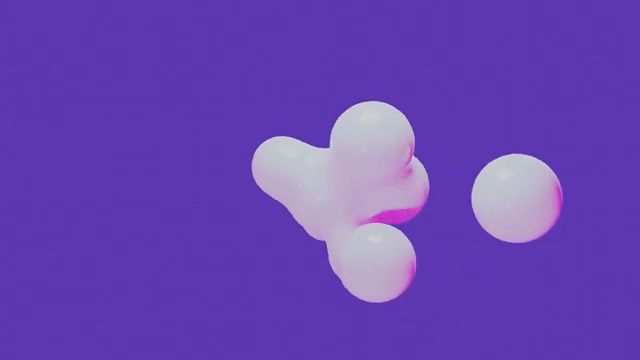
#> input picture frame 16 of images/test images/merging_bubbles_animation.mp4, 640 x 360 px
$ python 'level set with gradient video.py'
#> lines starting #> are read from the running program, lines starting #| are printed output that depends on the picture
## level set with redistancing for contour tracking in video
# The idea is to change F at each frame and have both phi and level set evolve to change the shape of the curve.
# Doesn't work well ...
# computes a level set wit doing redistancing as the signed distance function
# therefore the function is saved
# the F velocity is proportional to the gradient of image
# this way the level set stops at the edges of the image
#

import numpy as np
import matplotlib.pyplot as plt
import cv2 as cv
from PIL import Image
from scipy import ndimage
import skfmm

# path of the video to analyse
path_source = 'images/test images/merging_bubbles_animation.mp4'
# path of the 3D frames
path = 'images/merging bubbles animation/image 3D{}.png'
# path of the 2D frames of contour
path_contour = 'images/merging bubbles animation/image contour{}.png'
# path of the gif
path_gif = 'images/merging bubbles animation/out.gif'
# vertical starting point
v_start = 0
# vertical max value of the 3d plot
v_max = 100
# number of iterations of the level set propagation
n_iter = 100
# number of frames to be saved
frames = 100
#step how many frames to skip for the animation. 1 keep all frames
step = 1
# delta t of time
dt = 0.05
# velocity of the surface that multiplies F(x,y)
v = 10.0
# every how many iterations perform redistancing
redistancing_iter = 5
# number of iterations of level sets to be run for each frame
n_iter_frame = 1


def grad(x):
    grad = np.array(np.gradient(x,edge_order=2))
    return grad

def norm(x, axis=0):
    return np.sqrt(np.sum(np.square(x), axis=axis))

def redistancing(phi):
    sd = skfmm.distance(phi, dx = 1)
    return sd

def intersect(z,c,eps):
    if z <= c+eps and z >=c-eps:
        return 1
    else:
        return 0
# stopping function for the level set.
def stopping_fun(x):
    return 1. / (1. + norm(grad(x))**2)

# concatenate the frames to make a gif
def get_concat_h(im1, im2):
    dst = Image.new('RGB', (im1.width + im2.width, im1.height))
    dst.paste(im1, (0, 0))
    dst.paste(im2, (im1.width, 0))
    return dst

def get_concat_v(im1, im2):
    dst = Image.new('RGB', (im1.width, im1.height + im2.height))
    dst.paste(im1, (0, 0))
    dst.paste(im2, (0, im1.height))
    return dst


# open the video flow
cap = cv.VideoCapture(path_source)
while not cap.isOpened():
    cap = cv.VideoCapture(path_source)
    cv.waitKey(1000)
    # print ("Wait for the header")

pos_frame = cap.get(cv.CAP_PROP_POS_FRAMES)

flag, img = cap.read()
#> img is the input picture: shape (360, 640, 3); mean B, G, R 179.9, 68.2, 104.7
if flag:
    # The frame is ready and already captured
    # cv.imshow('video', img)
    pos_frame = cap.get(cv.CAP_PROP_POS_FRAMES)
else:
    # The next frame is not ready, so we try to read it again
    cap.set(cv.CAP_PROP_POS_FRAMES, pos_frame-1)
    # It is better to wait for a while for the next frame to be ready
    cv.waitKey(1000)

img = cv.cvtColor(img, cv.COLOR_RGB2GRAY)
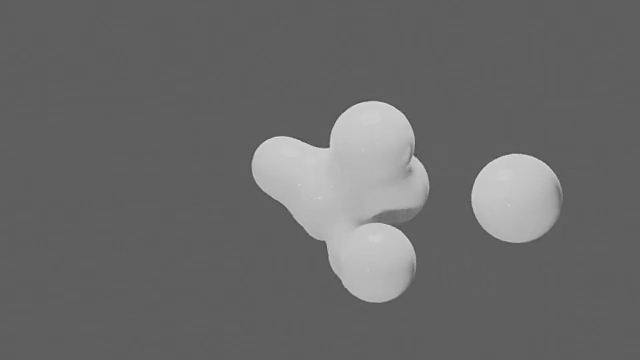
#> img: shape (360, 640); min 71, max 220, mean 105.6
# apply gaussian filter to img
img_gauss = ndimage.gaussian_filter(img, sigma=1)
# center on the mean
img_mean = img_gauss - np.mean(img_gauss)
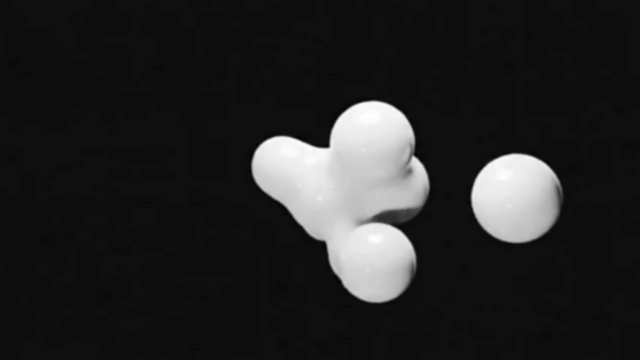
#> img_mean: shape (360, 640) float64; min -17.1, max 99.9, mean 0; drawn with min black and max white

# limits of the mesh, x start, x end, y start, y end
limits = [-int(img.shape[1]/2),int(img.shape[1]/2),-int(img.shape[0]/2),int(img.shape[0]/2)]
#> limits = [-320, 320, -180, 180]
# extend of the heatmap to plot
extent = [-int(img.shape[1]/2),int(img.shape[1]/2),-int(img.shape[0]/2),int(img.shape[0]/2)]
#> extent = [-320, 320, -180, 180]
# x = np.asarray([i for i in range(img.shape[0])] )
# y = np.asarray([i for i in range(img.shape[1])] )
x = np.linspace(-int(img.shape[1]/2),int(img.shape[1]/2)-1, img.shape[1])
#> x = 640 values from -320 to 319
y = np.linspace(-int(img.shape[0]/2),int(img.shape[0]/2)-1, img.shape[0])
#> y = 360 values from -180 to 179
x,y = np.meshgrid(x,y)


# initial shape
# circle in this case
# z = grad(img_mean)
# z = z-np.mean(z)

# phi surface function as distance from level set 0 the the image
#> (the run stopped early here; a loop or call above may not have finished)

$ run again, starting later in the video
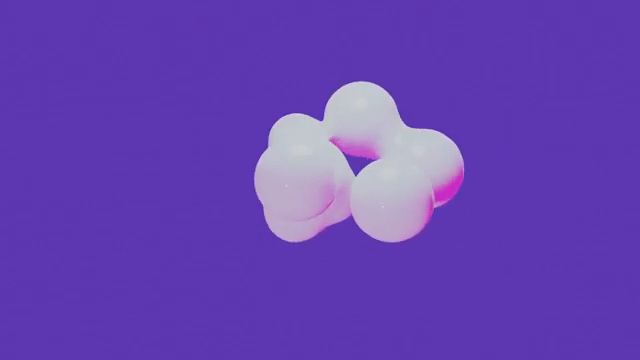
#> input picture frame 74 of images/test images/merging_bubbles_animation.mp4, 640 x 360 px
#> img is the input picture: shape (360, 640, 3); mean B, G, R 179.4, 65.9, 102.7
#> `img = cv.cvtColor(img, cv.COLOR_RGB2GRAY)`:
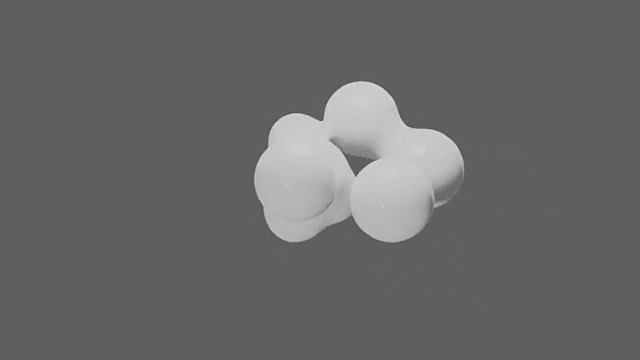
#> img: shape (360, 640); min 67, max 224, mean 103.9
#> `img_mean = img_gauss - np.mean(img_gauss)`:
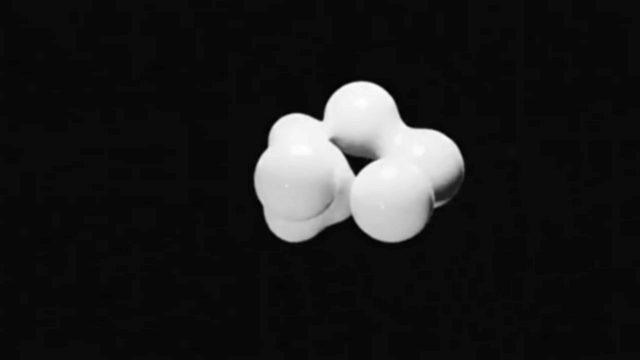
#> img_mean: shape (360, 640) float64; min -13.38, max 101.6, mean 0; drawn with min black and max white
